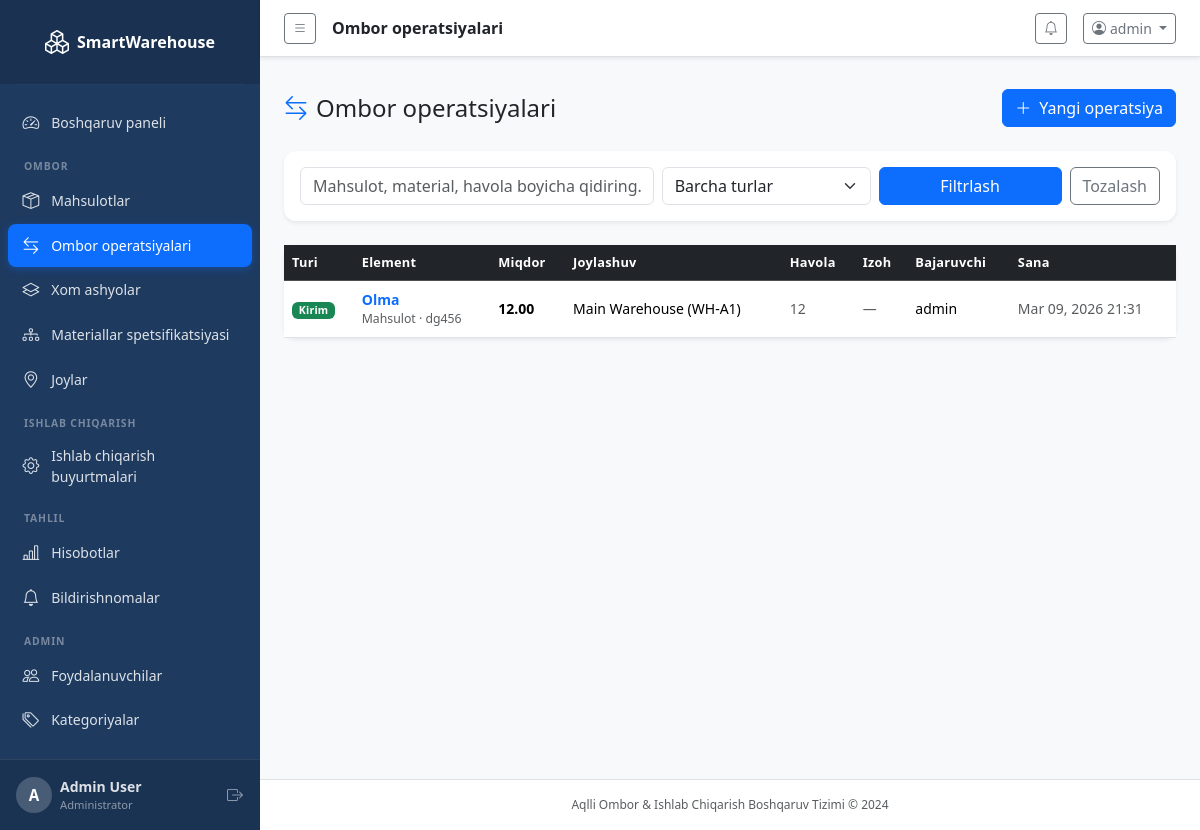
Page /inventory/transactions/ (signed in) on the earlier database version.
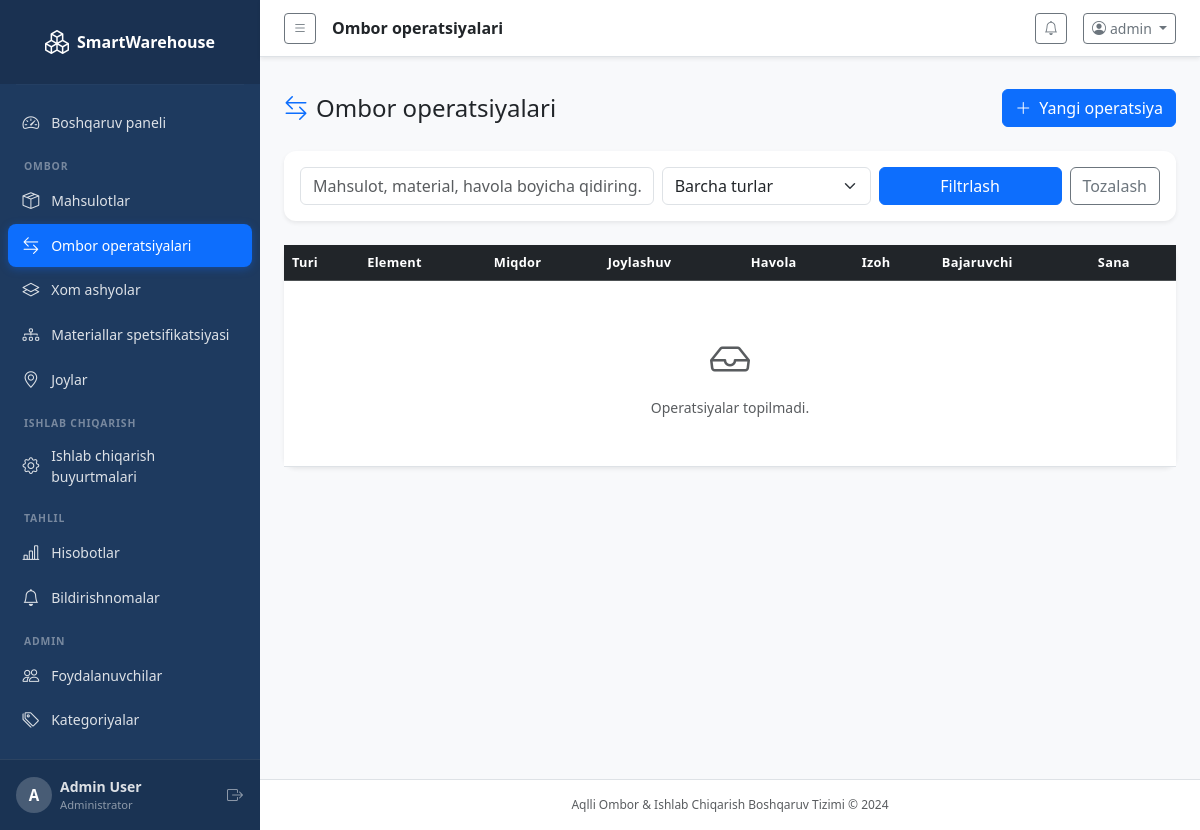
Same page on the later database version.
### inventory/models.py (models this page shows, shortened)
class InventoryTransaction(models.Model):
    TRANSACTION_TYPES = [
        ('IN', 'Kirim'),
        ('OUT', 'Chiqim'),
        ('TRANSFER', "Ko'chirish"),
        ('ADJUSTMENT', 'Tuzatish'),
        ('PRODUCTION', 'Ishlab chiqarishga sarflash'),
    ]
    product = models.ForeignKey(Product, on_delete=models.CASCADE, related_name='transactions', null=True, blank=True)
    raw_material = models.ForeignKey(RawMaterial, on_delete=models.CASCADE, related_name='transactions', null=True, blank=True)
    quantity = models.DecimalField(max_digits=12, decimal_places=2)
    transaction_type = models.CharField(max_length=15, choices=TRANSACTION_TYPES)
    warehouse_location = models.ForeignKey(WarehouseLocation, on_delete=models.SET_NULL, null=True, blank=True)
    destination_location = models.ForeignKey(WarehouseLocation, on_delete=models.SET_NULL, null=True, blank=True, related_name='incoming_transactions')
    reference = models.CharField(max_length=100, blank=True, help_text='Order/Invoice reference')
    notes = models.TextField(blank=True)
    date = models.DateTimeField(default=timezone.now)
    performed_by = models.ForeignKey(settings.AUTH_USER_MODEL, on_delete=models.SET_NULL, null=True)
    created_at = models.DateTimeField(auto_now_add=True)
    class Meta:
        ordering = ['-date']

class Product(models.Model):
    UNIT_CHOICES = [
        ('pcs', 'Dona'),
        ('kg', 'Kilogramm'),
        ('g', 'Gramm'),
        ('l', 'Litr'),
        ('ml', 'Millilitr'),
        ('m', 'Metr'),
        ('m2', 'Kv. metr'),
        ('m3', 'Kub metr'),
        ('box', 'Quti'),
        ('pack', 'Paket'),
    ]
    product_name = models.CharField(max_length=200)
    sku = models.CharField(max_length=50, unique=True, verbose_name='MXIK')
    category = models.ForeignKey(Category, on_delete=models.SET_NULL, null=True, blank=True, related_name='products')
    unit = models.CharField(max_length=10, choices=UNIT_CHOICES, default='pcs')
    minimum_stock = models.DecimalField(max_digits=12, decimal_places=2, default=0)
    current_stock = models.DecimalField(max_digits=12, decimal_places=2, default=0)
    default_location = models.ForeignKey(WarehouseLocation, on_delete=models.SET_NULL, null=True, blank=True)
    description = models.TextField(blank=True)
    created_at = models.DateTimeField(auto_now_add=True)
    updated_at = models.DateTimeField(auto_now=True)
    class Meta:
        ordering = ['product_name']

class WarehouseLocation(models.Model):
    name = models.CharField(max_length=100)
    code = models.CharField(max_length=20, unique=True)
    description = models.TextField(blank=True)
    is_active = models.BooleanField(default=True)
    created_at = models.DateTimeField(auto_now_add=True)
    class Meta:
        ordering = ['name']
    def __str__(self):
        return f'{self.name} ({self.code})'

### accounts/models.py (models this page shows, shortened)
class CustomUser(AbstractUser):
    ROLE_CHOICES = [
        ('admin', 'Administrator'),
        ('warehouse_manager', 'Ombor boshqaruvchisi'),
        ('production_manager', 'Ishlab chiqarish boshqaruvchisi'),
        ('worker', 'Ishchi'),
    ]
    role = models.CharField(max_length=30, choices=ROLE_CHOICES, default='worker')
    phone = models.CharField(max_length=20, blank=True)
    department = models.CharField(max_length=100, blank=True)
    is_active = models.BooleanField(default=True)
    @property
    def is_admin(self):
        return self.role == 'admin' or self.is_superuser

### inventory/views.py (the view)
# urls.py: path('transactions/', views.transaction_list, name='transaction_list'),
@login_required
def transaction_list(request):
    transactions = InventoryTransaction.objects.select_related(
        'product', 'raw_material', 'warehouse_location', 'performed_by'
    ).order_by('-date')
    q = request.GET.get('q', '')
    tx_type = request.GET.get('type', '')
    if q:
        transactions = transactions.filter(
            Q(product__product_name__icontains=q) |
            Q(raw_material__name__icontains=q) |
            Q(reference__icontains=q)
        )
    if tx_type:
        transactions = transactions.filter(transaction_type=tx_type)
    return render(request, 'inventory/transactions.html', {
        'transactions': transactions,
        'q': q,
        'selected_type': tx_type,
        'transaction_types': InventoryTransaction.TRANSACTION_TYPES,
    })

### dashboard/context_processors.py (called while the page is built)
def notifications_processor(request):
    if request.user.is_authenticated:
        unread_notifications = Notification.objects.filter(is_read=False).order_by('-created_at')[:10]
        unread_count = Notification.objects.filter(is_read=False).count()
        return {
            'unread_notifications': unread_notifications,
            'unread_count': unread_count,
        }
    return {}

### templates/inventory/transactions.html (shortened to what this page needs)
{% extends 'base.html' %}
{% block page_title %}Ombor operatsiyalari{% endblock %}
{% block content %}
<div class="d-flex justify-content-between align-items-center mb-4 mt-3 flex-wrap gap-2">
  <h4 class="mb-0"><i class="bi bi-arrow-left-right me-2 text-primary"></i>Ombor operatsiyalari</h4>
  <a href="{% url 'inventory:transaction_create' %}" class="btn btn-primary">
    <i class="bi bi-plus-lg me-2"></i>Yangi operatsiya
  </a>
</div>
<div class="card border-0 shadow-sm mb-4">
  <div class="card-body py-3">
    <form method="get" class="row g-2 align-items-end">
      <div class="col-md-5">
        <input type="text" name="q" value="{{ q }}" class="form-control" placeholder="Mahsulot, material, havola boyicha qidiring...">
      </div>
      <div class="col-md-3">
        <select name="type" class="form-select">
          <option value="">Barcha turlar</option>
        </select>
      </div>
      <div class="col-md-4">
        <div class="d-flex gap-2">
          <button type="submit" class="btn btn-primary flex-grow-1">Filtrlash</button>
          <a href="{% url 'inventory:transaction_list' %}" class="btn btn-outline-secondary">Tozalash</a>
        </div>
      </div>
    </form>
  </div>
</div>
<div class="card border-0 shadow-sm">
  <div class="card-body p-0">
    <div class="table-responsive">
      <table class="table table-hover align-middle mb-0">
        <thead class="table-dark">
          <tr>
            <th>Turi</th>
            <th>Element</th>
            <th>Miqdor</th>
            <th>Joylashuv</th>
            <th>Havola</th>
            <th>Izoh</th>
            <th>Bajaruvchi</th>
            <th>Sana</th>
          </tr>
        </thead>
        <tbody>
          {% for tx in transactions %}
          <tr>
            <td>
              <span class="badge {% if tx.transaction_type == 'IN' %}bg-success{% elif tx.transaction_type == 'OUT' %}bg-danger{% elif tx.transaction_type == 'PRODUCTION' %}bg-warning text-dark{% elif tx.transaction_type == 'TRANSFER' %}bg-info{% else %}bg-secondary{% endif %}">
                {{ tx.get_transaction_type_display }}
              </span>
            </td>
            <td>
              {% if tx.product %}
                <a href="{% url 'inventory:product_detail' tx.product.pk %}" class="text-decoration-none fw-semibold">{{ tx.product.product_name }}</a>
                <div class="text-muted small">Mahsulot · {{ tx.product.sku }}</div>
              {% elif tx.raw_material %}
                <span class="fw-semibold">{{ tx.raw_material.name }}</span>
                <div class="text-muted small">Xom ashyo · {{ tx.raw_material.code }}</div>
              {% endif %}
            </td>
            <td class="fw-bold">{{ tx.quantity }}</td>
            <td class="small">{{ tx.warehouse_location|default:'—' }}</td>
            <td class="small text-muted">{{ tx.reference|default:'—' }}</td>
            <td class="small text-muted">{{ tx.notes|truncatechars:40|default:'—' }}</td>
            <td class="small">{{ tx.performed_by.username|default:'—' }}</td>
            <td class="small text-muted">{{ tx.date|date:"M d, Y H:i" }}</td>
          </tr>
          {% empty %}
          <tr><td colspan="8" class="text-center text-muted py-5">
            <i class="bi bi-inbox fs-1 d-block mb-2"></i>Operatsiyalar topilmadi.
          </td></tr>
          {% endfor %}
        </tbody>
      </table>
    </div>
  </div>
</div>
{% endblock %}

Differences in the rows shown:
removed InventoryTransaction: transaction_type "Kirim", product.product_name "Olma", product.sku "dg456", quantity "12.00", warehouse_location "Main Warehouse (WH-A1)", reference "12", notes "—", performed_by.username "admin", date "Mar 09, 2026 21:31"
Other differences:
text now shown: "Operatsiyalar topilmadi."
